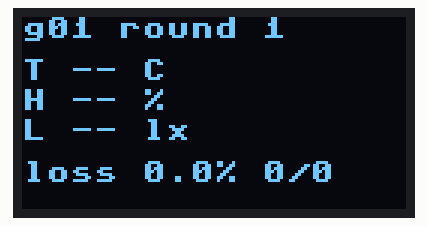
The program below on a simulated Raspberry Pi Pico running MicroPython. Shown: 128×64 one-colour display. WiFi joins after 1.5 s; the clock reads 2024-03-15 10:24:30 at power-on unless the program sets it; nothing arrives over Bluetooth unless stated; library files of the repository ran but are not shown: ssd1306.py; what the program prints to the serial console is not drawn.

Above: at 13.7 s.
At 25.8 s:
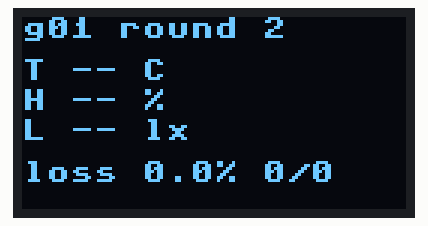
At 49.8 s:
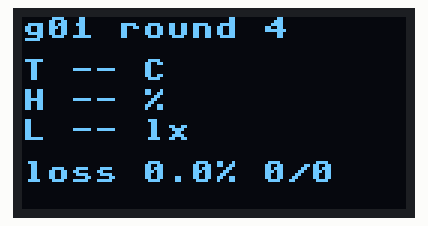
At 61.9 s:
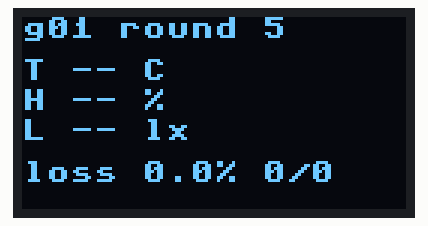
At 85.9 s:
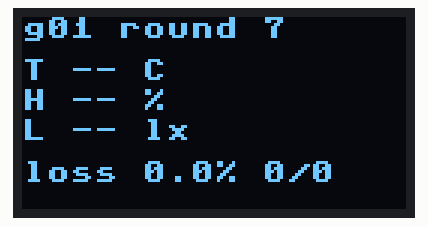
At 122.1 s:
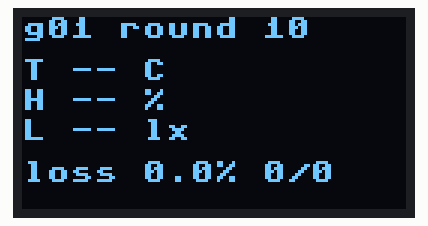

The program:

gw_b.py
```python
import myid                        # 身份指紋（第一行）
import cfg                         # 本組參數（SSID、埠號、每輪幾秒…）
# gw_b.py（B 板＝閘道）：一個無線電輪流做兩件事——掃 BLE 收 A 的廣播 ROUND_MS，掃完用 Wi-Fi UDP 回報給 A
import network, socket, bluetooth, time
import packet
try:
    import show                    # 選做：OLED（show.py、ssd1306.py 都存到 B 板，接好 OLED 才會用）
except (ImportError, OSError):
    show = None

wlan = network.WLAN(network.STA_IF)


def wifi_up():                     # 連自己組 A 的 AP（主題 3）；回傳 A 的 IP
    if not wlan.isconnected():
        wlan.active(True)
        wlan.connect(cfg.SSID, cfg.PASSWORD)
        t0 = time.ticks_ms()
        while not wlan.isconnected():
            if time.ticks_diff(time.ticks_ms(), t0) > 15000:
                raise OSError("連不上 %s，status=%d" % (cfg.SSID, wlan.status()))
            time.sleep_ms(200)
    return wlan.ifconfig()[2]      # 閘道就是 A


A_IP = wifi_up()
print("已連上", cfg.SSID, "| A 的 IP", A_IP)
s = socket.socket(socket.AF_INET, socket.SOCK_DGRAM)
roll = packet.Loss()               # 從頭到現在的點名簿
rnd = {"pk": 0, "rs": 0, "last": None, "done": False}   # 這一輪的統計


def irq(event, data):
    if event == 5:                 # 5＝掃到一筆
        d = packet.unpack(data[4], cfg.MFG_ID, cfg.GROUP)
        if d:
            rnd["pk"] += 1
            rnd["rs"] += data[3]
            if roll.add(d["seq"]):
                rnd["last"] = d
    elif event == 6:               # 6＝這一輪掃描結束
        rnd["done"] = True


ble = bluetooth.BLE()
ble.active(True)
ble.irq(irq)
n = 0
while True:
    n += 1
    rnd["pk"], rnd["rs"], rnd["done"] = 0, 0, False
    t1 = time.ticks_ms()
    ble.gap_scan(cfg.ROUND_MS, 30000, 30000)   # 時槽一：只聽 BLE
    while not rnd["done"] and time.ticks_diff(time.ticks_ms(), t1) < cfg.ROUND_MS + 2000:
        time.sleep_ms(20)                      # B 插 USB 當閘道，等掃描結束
    t2 = time.ticks_ms()
    rssi = round(rnd["rs"] / rnd["pk"]) if rnd["pk"] else None
    msg = packet.report(cfg.GROUP, n, rnd["last"], rssi, roll)
    try:                                       # 時槽二：Wi-Fi 回報
        A_IP = wifi_up()
        s.sendto(msg.encode(), (A_IP, cfg.PORT))
    except OSError as e:
        print("回報失敗：", e)
    t3 = time.ticks_ms()
    print(msg)
    print("  第 %d 輪：掃描 %d ms、回報 %d ms、%d 位元組、封包 %d 個" % (
        n, time.ticks_diff(t2, t1), time.ticks_diff(t3, t2), len(msg), rnd["pk"]))
    if roll.rate() > cfg.LOSS_WARN:
        print("  ⚠ 遺失率超過 %.0f %%" % cfg.LOSS_WARN)
    if show:
        show.draw(n, rnd["last"], roll, cfg.LOSS_WARN)
```

myid.py
```python
# myid.py：身份指紋＋組別。兩片板子都要存一份；只改前三行
STUDENT_ID = "請改成組長學號"   # 組長學號（兩片一樣）
GROUP = 1                       # 組號（1～20，兩片一樣）
BOARD = "A"                     # 這一片是 "A" 還是 "B"

import machine, network, rp2, time, binascii
rp2.country("TW")                        # 台灣的無線電規範，要在打開無線晶片之前設定
wlan = network.WLAN(network.STA_IF)
was_on = wlan.active()
wlan.active(True)                        # 無線晶片要開著才讀得到 MAC
MAC = binascii.hexlify(wlan.config("mac"), ":").decode().upper()
wlan.active(was_on)                      # 讀完放回原本的狀態
SN = binascii.hexlify(machine.unique_id()).decode().upper()
t = time.localtime()                     # Thonny 連線時會幫板子對時
WHEN = "{:04d}-{:02d}-{:02d} {:02d}:{:02d}".format(t[0], t[1], t[2], t[3], t[4])
print("學號", STUDENT_ID, "| 第", GROUP, "組 | 板子", BOARD, "| 序號", SN, "| MAC", MAC, "|", WHEN)
```

cfg.py
```python
# cfg.py：主題 15 綜合實作（一）的組別參數（由 myid 的組號算出來；A、B 兩片都要存）
# 這個檔沒有任何真的密碼：AP 密碼由組號算出來，只是避免連錯組。
# 老師網路或自己家裡的 Wi-Fi 密碼，不要寫進任何要上傳、要交的檔案。
import myid
GROUP = myid.GROUP
SSID = "wsn-g%02d" % GROUP                  # A 板開的 AP（B 連它回報）
PASSWORD = "pico%04d" % (GROUP * 1234 % 10000)
CHANNEL = (1, 6, 11)[(GROUP - 1) % 3]       # 各組錯開 1、6、11
BLE_NAME = "wsn-g%02d-A" % GROUP            # A 的廣播名稱（含組號）
MFG_ID = 0xFFFF                             # 製造商代碼：0xFFFF 保留給測試用
PORT = 5015                                 # B → A 的 UDP 回報埠
PERIOD_MS = 1000                            # A 每 1 秒讀一次、seq 加 1
ADV_MS = 200                                # A 的廣播間隔（任務五：A 改成 1000 再跑一次）
ROUND_MS = 10000                            # B 每輪掃描 10 秒，掃完回報一次
LOSS_WARN = 5.0                             # 遺失率超過 5 % 就警告
```

packet.py
```python
# packet.py：資料格式表的程式版（A、B 都要存；電腦上的 Python 也能跑）
# 1. BLE 廣播（A → B）：製造商資料 12 位元組，小端序
# 2. seq 點名：算應收、實收、遺失率
# 3. UDP 回報（B → A）：一行 JSON
import struct
FMT = "<HBHhHHB"    # 製造商代碼、組號、seq、溫度×100、濕度×100、照度、狀態
SIZE = 12           # struct.calcsize(FMT)
ST = ("ok", "sub", "err")                   # 狀態碼 0、1、2
NO_T, NO_H, NO_LX = -32768, 65535, 65535    # 缺值記號：讀不到就送這個，不送 0


def ad(t, data):                            # 一段 AD 結構：長度、型別、資料
    return bytes((len(data) + 1, t)) + data


def pack(mfg, group, seq, d, name):
    """d＝sensors.read_all() 的結果；回傳整個廣播封包（Flags＋名稱＋製造商資料）。"""
    t = NO_T if d["t"] is None else round(d["t"] * 100)
    h = NO_H if d["h"] is None else round(d["h"] * 100)
    lx = NO_LX if d["lx"] is None else min(65534, round(d["lx"]))
    body = struct.pack(FMT, mfg, group, seq & 0xFFFF, t, h, lx, ST.index(d["st"]))
    return ad(0x01, b"\x06") + ad(0x09, name.encode()) + ad(0xFF, body)


def unpack(adv, mfg, group):
    """從廣播封包找出自己組的製造商資料；不是自己組的回傳 None。"""
    i = 0
    while i + 1 < len(adv):
        n = adv[i]                          # 長度＝型別 1＋資料
        if n == 0:
            break
        if adv[i + 1] == 0xFF and n - 1 == SIZE:
            m, g, seq, t, h, lx, st = struct.unpack(FMT, bytes(adv[i + 2:i + 1 + n]))
            if m == mfg and g == group:
                return {"seq": seq, "t": None if t == NO_T else t / 100,
                        "h": None if h == NO_H else h / 100,
                        "lx": None if lx == NO_LX else lx, "st": ST[st]}
        i += 1 + n
    return None


class Loss:
    """照座號點名：seq 應該一號接一號，跳過幾號就是掉了幾筆。"""
    def __init__(self):
        self.last = None
        self.got = 0                        # 實收（不同的 seq 有幾個）
        self.exp = 0                        # 應收
        self.restart = 0                    # A 重開機幾次（seq 往回跳）

    def add(self, seq):
        """新的一號回傳 True；同一號重複收到（廣播會重送）回傳 False。"""
        if self.last is None:
            self.last, self.got, self.exp = seq, 1, 1
            return True
        d = (seq - self.last) & 0xFFFF      # 跨過 65535 → 0 也算得對
        if d == 0:
            return False
        if d > 0x8000:                      # 號碼往回跳：A 重開機，從這一號重新點
            self.restart += 1
            d = 1
        self.last = seq
        self.got += 1
        self.exp += d
        return True

    def rate(self):                         # 遺失率（%）
        return 0.0 if self.exp == 0 else (self.exp - self.got) * 100 / self.exp


REPORT = ('{"id":"g%02d","n":%d,"seq":%s,"t":%s,"h":%s,"lx":%s,"st":"%s",'
          '"rssi":%s,"got":%d,"exp":%d,"loss":%.1f}')


def num(v, f="%d"):                         # 缺值寫成 null（JSON 的「沒有值」），不要寫 0
    return "null" if v is None else f % v


def report(group, n, d, rssi, loss):
    """B 每一輪送給 A 的一行 JSON：d＝這一輪最後一筆讀值（可能是 None）、rssi＝這一輪平均。"""
    d = d or {}
    return REPORT % (group, n, num(d.get("seq")), num(d.get("t"), "%.2f"), num(d.get("h"), "%.2f"),
                     num(d.get("lx")), d.get("st", "none"), num(rssi), loss.got, loss.exp, loss.rate())
```

show.py
```python
# show.py（B 板，選做）：OLED 顯示最新讀值與遺失率
# OLED 接 I2C0：SDA＝GP4（第 6 腳）、SCL＝GP5（第 7 腳），位址 0x3C
# ssd1306.py（備用檔，MIT 授權）也要存到 B 板；沒接 OLED 時 gw_b.py 自動略過
from machine import Pin, I2C
import ssd1306, cfg

oled = ssd1306.SSD1306_I2C(128, 64, I2C(0, sda=Pin(4), scl=Pin(5), freq=400000))

def f(v, fmt):                     # 缺值顯示 --，不要顯示 0
    return "--" if v is None else fmt % v

def draw(n, d, roll, warn):
    d = d or {}
    oled.fill(0)
    oled.text("g%02d round %d" % (cfg.GROUP, n), 0, 0)
    oled.text("T %s C" % f(d.get("t"), "%.2f"), 0, 14)
    oled.text("H %s %%" % f(d.get("h"), "%.1f"), 0, 24)
    oled.text("L %s lx" % f(d.get("lx"), "%d"), 0, 34)
    oled.text("loss %.1f%% %d/%d" % (roll.rate(), roll.got, roll.exp), 0, 48)
    if roll.rate() > warn:
        oled.rect(0, 46, 128, 12, 1)                 # 超過門檻：最下面那行加框
    oled.show()
```

Measured:
- what the display in image 0 shows lasts 12.0 s, from 13.7 s to 25.7 s
